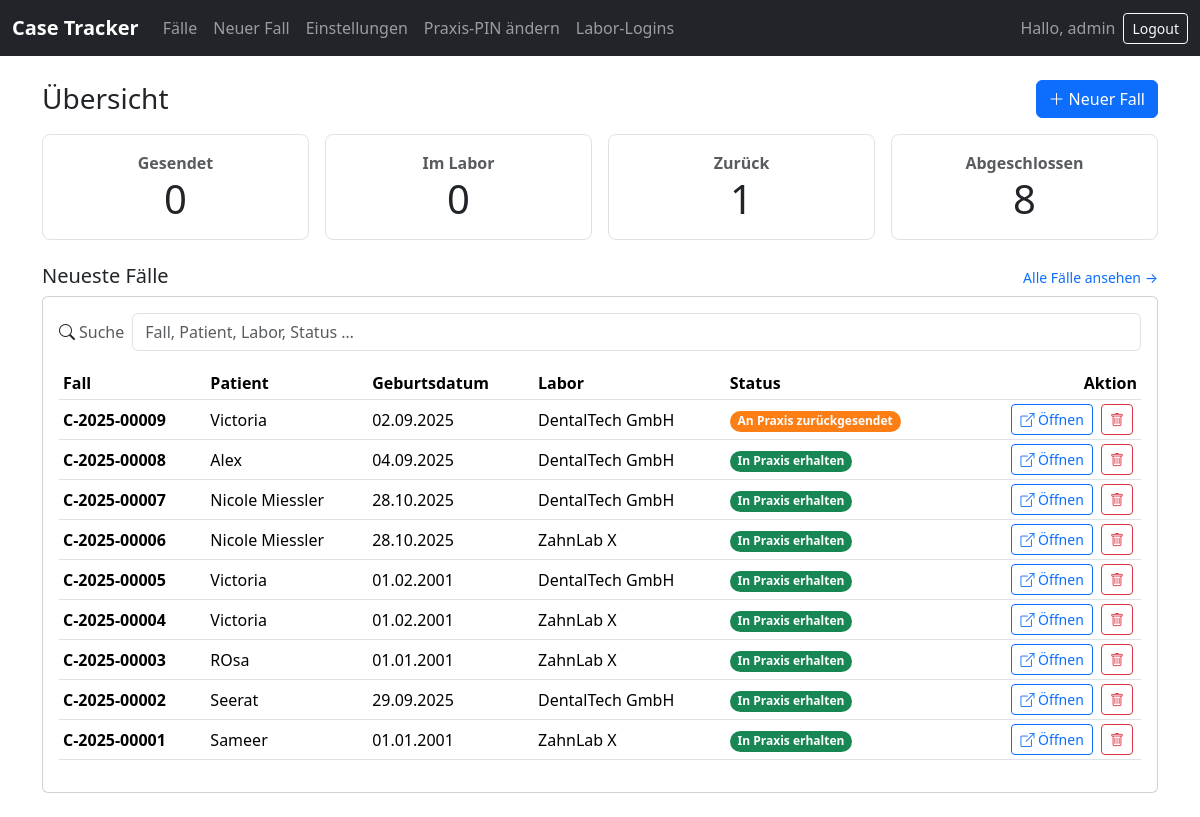
Page /dashboard/ (signed in) on the earlier database version.
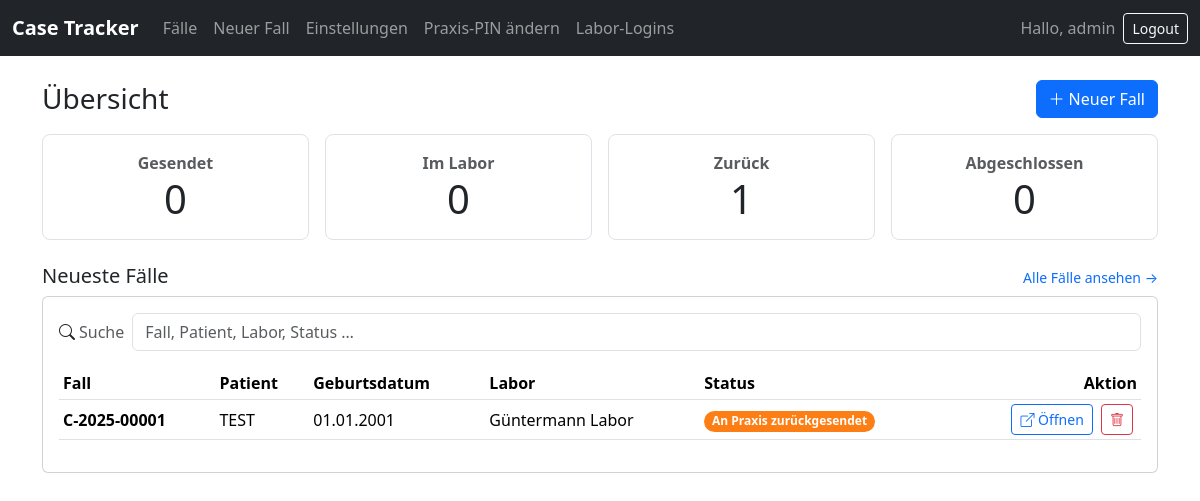
Same page on the later database version.
### tracker/models.py (models this page shows, shortened)
class Case(models.Model):
    class Status(models.TextChoices):
        SENT_CLINIC = ("SENT_CLINIC", "Von Praxis gesendet")
        RECEIVED_BY_LAB = ("RECEIVED_BY_LAB", "Im Labor eingegangen")
        RETURNED_BY_LAB = ("RETURNED_BY_LAB", "An Praxis zurückgesendet")
        RECEIVED_BY_CLINIC = ("RECEIVED_BY_CLINIC", "In Praxis erhalten")
    SUBSTAGE_CHOICES = [
        ("DESIGN", "Design"),
        ("MILL", "Fräsen"),
        ("SINTER", "Sintern"),
        ("GLAZE", "Glasur"),
        ("QA", "Qualitätsprüfung"),
    ]
    case_code = models.CharField(max_length=32, unique=True, editable=False)
    patient_name = models.CharField(max_length=120)
    patient_dob = models.DateField()
    lab = models.ForeignKey(Lab, on_delete=models.PROTECT)
    status = models.CharField(
        max_length=20, choices=Status.choices, default=Status.SENT_CLINIC
    )
    substage = models.CharField(max_length=20, choices=SUBSTAGE_CHOICES, blank=True)
    eta = models.DateField(null=True, blank=True)  # voraussichtliches Fertigstellungsdatum
    returned_tracking_no = models.CharField(max_length=100, blank=True)
    returned_at = models.DateTimeField(null=True, blank=True)
    qr_token = models.UUIDField(default=uuid.uuid4, editable=False, unique=True)
    protection_code = models.CharField(max_length=6, editable=False, blank=True, null=True)
    created_by = models.ForeignKey(User, on_delete=models.SET_NULL, null=True)
    created_at = models.DateTimeField(auto_now_add=True)
    updated_at = models.DateTimeField(auto_now=True)  # useful for listings/orders

class Lab(models.Model):
    name = models.CharField(max_length=120, unique=True)
    contact = models.CharField(max_length=200, blank=True)
    pin_hash = models.CharField(max_length=256, blank=True)  # per-Lab PIN (hashed)
    def __str__(self):
        return self.name

### tracker/views.py (the view)
# urls.py: path("dashboard/", views.dashboard, name="dashboard"),
@role_required("CLINIC")
@login_required
def dashboard(request):
    counts = {
        "sent": Case.objects.filter(status=Case.Status.SENT_CLINIC).count(),
        "in_lab": Case.objects.filter(status=Case.Status.RECEIVED_BY_LAB).count(),
        "returned": Case.objects.filter(status=Case.Status.RETURNED_BY_LAB).count(),
        "completed": Case.objects.filter(status=Case.Status.RECEIVED_BY_CLINIC).count(),
    }
    recent = (Case.objects
                  .select_related('lab')           # ensure lab is joined
                  .order_by("-created_at")[:10])
    labs = (Case.objects
                .select_related('lab')
                .values_list('lab__name', flat=True)
                .distinct().order_by('lab__name'))
    return render(request, "dashboard.html", {"counts": counts, "recent": recent, "labs": labs})

### templates/dashboard.html (shortened to what this page needs)
{% extends 'base.html' %}
{% block content %}
<div class="d-flex justify-content-between align-items-center mb-3">
  <h3 class="mb-0">Übersicht</h3>
  {% if request.user.is_authenticated and request.user.profile.role == "CLINIC" %}
    <a class="btn btn-primary" href="{% url 'case_new' %}"><i class="bi bi-plus-lg me-1"></i>Neuer Fall</a>
  {% endif %}
</div>
<div class="row g-3 mb-4">
  <div class="col-6 col-md-3">
    <div class="p-3 border rounded-3 text-center">
      <div class="fw-semibold text-muted">Gesendet</div>
      <div class="display-6">{{ counts.sent }}</div>
    </div>
  </div>
  <div class="col-6 col-md-3">
    <div class="p-3 border rounded-3 text-center">
      <div class="fw-semibold text-muted">Im Labor</div>
      <div class="display-6">{{ counts.in_lab }}</div>
    </div>
  </div>
  <div class="col-6 col-md-3">
    <div class="p-3 border rounded-3 text-center">
      <div class="fw-semibold text-muted">Zurück</div>
      <div class="display-6">{{ counts.returned }}</div>
    </div>
  </div>
  <div class="col-6 col-md-3">
    <div class="p-3 border rounded-3 text-center">
      <div class="fw-semibold text-muted">Abgeschlossen</div>
      <div class="display-6">{{ counts.completed }}</div>
    </div>
  </div>
</div>
<div class="d-flex justify-content-between align-items-baseline mb-2">
  <h5 class="mb-0">Neueste Fälle</h5>
  <a href="{% url 'cases_list' %}" class="small text-decoration-none">Alle Fälle ansehen →</a>
</div>
<div class="card">
  <div class="card-body">
    <div class="row g-2 align-items-center mb-3">
      <div class="col-auto">
        <i class="bi bi-search me-1"></i><span class="text-muted">Suche</span>
      </div>
      <div class="col-12 col-md">
        <input id="recentSearch" type="search" class="form-control" placeholder="Fall, Patient, Labor, Status …">
      </div>
    </div>
    <div class="table-responsive">
      <table id="recentTable" class="table table-sm align-middle">
        <thead>
          <tr>
            <th>Fall</th>
            <th>Patient</th>
            <th>Geburtsdatum</th>
            <th>Labor</th>
            <th>Status</th>
            <th class="text-end">Aktion</th>
          </tr>
        </thead>
        <tbody>
          {% for c in recent %}
            <tr>
              <td class="fw-semibold">{{ c.case_code }}</td>
              <td>{{ c.patient_name }}</td>
              <td data-order="{{ c.patient_dob|date:'Y-m-d' }}">{{ c.patient_dob|date:'d.m.Y' }}</td>
              <td>{{ c.lab }}</td>
              <td>
                <span class="badge rounded-pill status-badge" data-status="{{ c.status }}">{{ c.get_status_display }}</span>
              </td>
              <td class="text-end table-actions">
                <a class="btn btn-sm btn-outline-primary" href="{% url 'case_detail' c.id %}">
                  <i class="bi bi-box-arrow-up-right"></i> Öffnen
                </a>
                <button class="btn btn-sm btn-outline-danger"
                        data-bs-toggle="modal"
                        data-bs-target="#deleteConfirmModal"
                        data-action="{% url 'case_delete' c.id %}">
                  <i class="bi bi-trash"></i>
                </button>
              </td>
            </tr>
          {% empty %}
            <tr><td colspan="6" class="text-muted">Keine Fälle</td></tr>
          {% endfor %}
        </tbody>
      </table>
    </div>
  </div>
</div>
{% endblock %}

### templates/base.html (shortened to what this page needs)
{% load static %}
<!doctype html>
<html lang="de" data-bs-theme="light">
<head>
  <link href="https://cdn.jsdelivr.net/npm/bootstrap@5.3.3/dist/css/bootstrap.min.css" rel="stylesheet">
  <link href="https://cdn.datatables.net/v/bs5/dt-2.1.8/fh-4.0.1/r-3.0.3/datatables.min.css" rel="stylesheet"/>
  <link href="https://cdn.jsdelivr.net/npm/bootstrap-icons@1.11.3/font/bootstrap-icons.css" rel="stylesheet"/>
  <link href="{% static 'css/print.css' %}" rel="stylesheet" media="print">
</head>
<body>
<nav class="navbar navbar-expand-lg navbar-dark bg-dark">
  <div class="container-fluid">
    <a class="navbar-brand fw-semibold" href="/">Case Tracker</a>
    <div id="nav" class="collapse navbar-collapse">
      <ul class="navbar-nav me-auto mb-2 mb-lg-0">
        {% if request.user.is_authenticated %}
          {% if request.user.profile.role == "CLINIC" %}
            <li class="nav-item"><a class="nav-link" href="{% url 'cases_list' %}">Fälle</a></li>
            <li class="nav-item"><a class="nav-link" href="{% url 'case_new' %}">Neuer Fall</a></li>
            <li class="nav-item"><a class="nav-link" href="/settings/pin/">Einstellungen</a></li>
            <li class="nav-item"><a class="nav-link" href="/settings/praxis-pin/">Praxis-PIN ändern</a></li>
            <li class="nav-item"><a class="nav-link" href="{% url 'clinic_lab_users' %}">Labor-Logins</a></li>
          {% elif request.user.profile.role == "LAB" %}
            <li class="nav-item"><a class="nav-link" href="{% url 'lab_dashboard' %}">Labor</a></li>
            <li class="nav-item"><a class="nav-link" href="{% url 'lab_cases' %}">Labor-Fälle</a></li>
          {% endif %}
        {% endif %}
      </ul>
      <div class="d-flex align-items-center gap-2">
        {% if request.user.is_authenticated %}
          <span class="navbar-text text-nowrap">Hallo, {{ request.user.username }}</span>
          <form method="post" action="{% url 'logout' %}">
            <button class="btn btn-outline-light btn-sm">Logout</button>
          </form>
        {% else %}
          <a class="btn btn-outline-light btn-sm" href="{% url 'login' %}">Login</a>
        {% endif %}
      </div>
    </div>
  </div>
</nav>
<main class="container py-4">
  {% block content %}{% endblock %}
</main>
<div class="position-fixed bottom-0 end-0 p-3" style="z-index: 1080">
</div>
</body>
</html>

### templates/base.html (style rules this page uses)
.status-badge[data-status="RETURNED_BY_LAB"], .status-badge[data-status="RETURNED"] { background:#fd7e14; }
.status-badge { color:#fff; }
.table-actions .btn { margin-right:.25rem }

Differences in the rows shown:
removed Case: case_code "C-2025-00009", patient_name "Victoria", patient_dob "02.09.2025", lab "DentalTech GmbH", status "An Praxis zurückgesendet"
removed Case: case_code "C-2025-00008", patient_name "Alex", patient_dob "04.09.2025", lab "DentalTech GmbH", status "In Praxis erhalten"
removed Case: case_code "C-2025-00007", patient_name "Nicole Miessler", patient_dob "28.10.2025", lab "DentalTech GmbH", status "In Praxis erhalten"
removed Case: case_code "C-2025-00006", patient_name "Nicole Miessler", patient_dob "28.10.2025", lab "ZahnLab X", status "In Praxis erhalten"
removed Case: case_code "C-2025-00005", patient_name "Victoria", patient_dob "01.02.2001", lab "DentalTech GmbH", status "In Praxis erhalten"
removed Case: case_code "C-2025-00004", patient_name "Victoria", patient_dob "01.02.2001", lab "ZahnLab X", status "In Praxis erhalten"
removed Case: case_code "C-2025-00003", patient_name "ROsa", patient_dob "01.01.2001", lab "ZahnLab X", status "In Praxis erhalten"
removed Case: case_code "C-2025-00002", patient_name "Seerat", patient_dob "29.09.2025", lab "DentalTech GmbH", status "In Praxis erhalten"
removed Case: case_code "C-2025-00001", patient_name "Sameer", patient_dob "01.01.2001", lab "ZahnLab X", status "In Praxis erhalten"
added Case: case_code "C-2025-00001", patient_name "TEST", patient_dob "01.01.2001", lab "Güntermann Labor", status "An Praxis zurückgesendet"
Other differences:
{{ counts.completed }}: "8" → "0"
